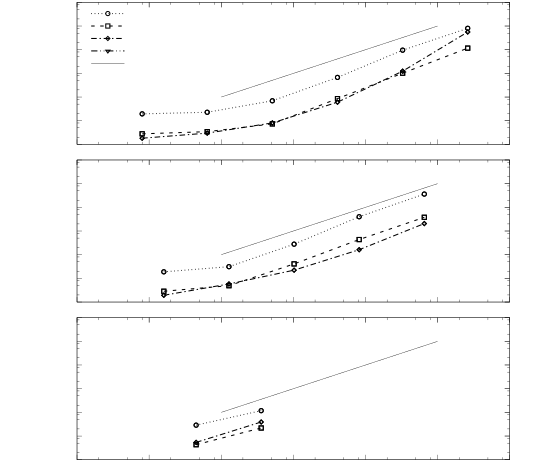

Source code (gnuplot):
set output 'XdgPoisson_MG.tex'
set terminal cairolatex  pdf   size 14cm,12cm
set multiplot
set size 1,0.333333333333333
set size 0.98,0.326666666666667
set origin 0.01,0.67
set lmargin 1e01
set rmargin 5e00
set tmargin 0e00
set bmargin 1e00
set logscale x 10
set logscale y 10
unset logscale x2
unset logscale y2
set xrange [10:10000000]
set yrange [0.01:10000]
set autoscale x2
set autoscale y2
unset xlabel
set ylabel "$k = 2$"
unset x2label
unset y2label
unset title 
unset key
set key inside top left Left reverse 
set xtics format " " 
set x2tics format " " 
set ytics format "$10^{%L}$" 
set y2tics format " " 
set termoption dashed
set termoption dashed
set termoption dashed
set termoption dashed
plot "XdgPoisson_MG_data_0.csv" title "Slv Iter" with linespoints linecolor  "black" dashtype 3 linewidth 3 pointtype 6 pointsize 0.5, "XdgPoisson_MG_data_1.csv" title "Slv Init" with linespoints linecolor  "black" dashtype 2 linewidth 3 pointtype 4 pointsize 0.5, "XdgPoisson_MG_data_2.csv" title "Agg Init" with linespoints linecolor  "black" dashtype 4 linewidth 3 pointtype 12 pointsize 0.5, "XdgPoisson_MG_data_3.csv" title "Mtx ass" with linespoints linecolor  "black" dashtype 5 linewidth 3 pointtype 10 pointsize 0.5, "XdgPoisson_MG_data_4.csv" title "linear" with lines linecolor  "black" dashtype 1 linewidth 1
set size 0.98,0.326666666666667
set origin 0.01,0.336666666666667
set lmargin 1e01
set rmargin 5e00
set tmargin 0e00
set bmargin 1e00
set logscale x 10
set logscale y 10
unset logscale x2
unset logscale y2
set xrange [10:10000000]
set yrange [0.01:10000]
set autoscale x2
set autoscale y2
unset xlabel
set ylabel "$k = 3$"
unset x2label
unset y2label
unset title 
set key off
set xtics format " " 
set x2tics format " " 
set ytics format "$10^{%L}$" 
set y2tics format " " 
set termoption dashed
set termoption dashed
set termoption dashed
set termoption dashed
plot "XdgPoisson_MG_data_5.csv" title "Slv Iter" with linespoints linecolor  "black" dashtype 3 linewidth 3 pointtype 6 pointsize 0.5, "XdgPoisson_MG_data_6.csv" title "Slv Init" with linespoints linecolor  "black" dashtype 2 linewidth 3 pointtype 4 pointsize 0.5, "XdgPoisson_MG_data_7.csv" title "Agg Init" with linespoints linecolor  "black" dashtype 4 linewidth 3 pointtype 12 pointsize 0.5, "XdgPoisson_MG_data_8.csv" title "Mtx ass" with linespoints linecolor  "black" dashtype 5 linewidth 3 pointtype 10 pointsize 0.5, "XdgPoisson_MG_data_9.csv" title "linear" with lines linecolor  "black" dashtype 1 linewidth 1
set size 0.98,0.326666666666667
set origin 0.01,0.00333333333333333
set lmargin 1e01
set rmargin 5e00
set tmargin 0e00
set bmargin 1e00
set logscale x 10
set logscale y 10
unset logscale x2
unset logscale y2
set xrange [10:10000000]
set yrange [0.01:10000]
set autoscale x2
set autoscale y2
unset xlabel
set ylabel "$k = 5$"
unset x2label
unset y2label
unset title 
set key off
set xtics format "$10^{%L}$" 
set x2tics format " " 
set ytics format "$10^{%L}$" 
set y2tics format " " 
set termoption dashed
set termoption dashed
set termoption dashed
set termoption dashed
plot "XdgPoisson_MG_data_10.csv" title "Slv Iter" with linespoints linecolor  "black" dashtype 3 linewidth 3 pointtype 6 pointsize 0.5, "XdgPoisson_MG_data_11.csv" title "Slv Init" with linespoints linecolor  "black" dashtype 2 linewidth 3 pointtype 4 pointsize 0.5, "XdgPoisson_MG_data_12.csv" title "Agg Init" with linespoints linecolor  "black" dashtype 4 linewidth 3 pointtype 12 pointsize 0.5, "XdgPoisson_MG_data_13.csv" title "Mtx ass" with linespoints linecolor  "black" dashtype 5 linewidth 3 pointtype 10 pointsize 0.5, "XdgPoisson_MG_data_14.csv" title "linear" with lines linecolor  "black" dashtype 1 linewidth 1


exit
